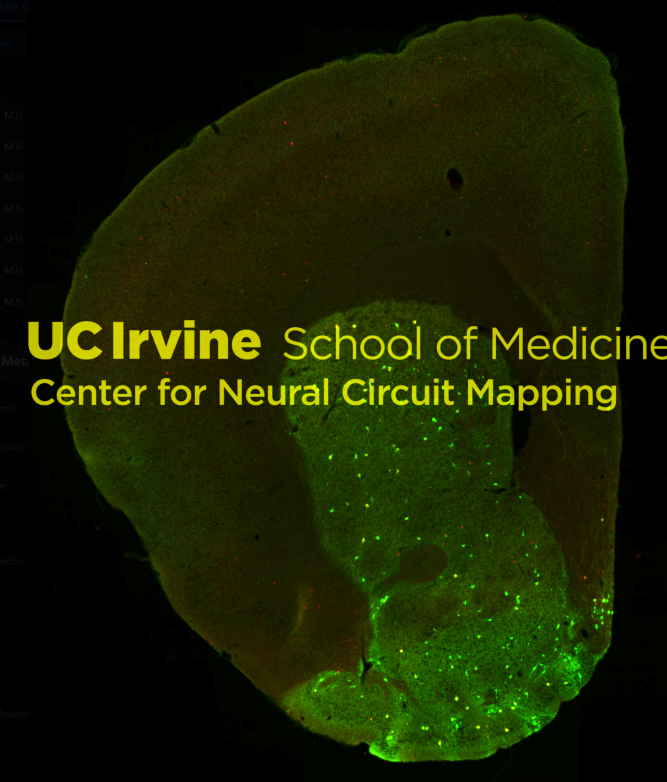
#> input picture project/train_data_set/1_Ori.png, 1334 x 1563 px (shown at 1/2 size); its folder holds 4 pictures in this run
$ python learn_from_trainset.py
#> lines starting #> are read from the running program, lines starting #| are printed output that depends on the picture
### project/scripts/slice_select.py
from __future__ import annotations

from pathlib import Path

import numpy as np
from skimage.filters import sobel


def _looks_like_rgb(img: np.ndarray) -> bool:
    return img.ndim == 3 and img.shape[-1] in (3, 4) and img.shape[0] > 16 and img.shape[1] > 16


def _reduce_to_3d(img: np.ndarray) -> np.ndarray:
    out = np.asarray(img)
    while out.ndim > 3:
        out = out[..., 0]
    return out


# [50 lines left out: functions _score_real_slice, _auto_pick_real_z, not called in this run]


def select_real_slice_2d(
    real_img: np.ndarray,
    z_index: int | None = None,
    source_path: Path | str | None = None,  # reserved for future heuristics
) -> tuple[np.ndarray, dict]:
    """Return a 2D real slice from either 2D TIFF or 3D stack."""
    arr = _reduce_to_3d(np.asarray(real_img))
    input_shape = [int(x) for x in arr.shape]

    if arr.ndim == 2:
        return arr, {
            "is_volume": False,
            "input_shape": input_shape,
            "slice_shape": [int(arr.shape[0]), int(arr.shape[1])],
            "z_axis": None,
            "z_count": 1,
            "z_index": 0,
            "selected_by": "2d_input",
        }

    if _looks_like_rgb(arr):
        sl = arr[..., 0]
        return sl, {
            "is_volume": False,
            "input_shape": input_shape,
            "slice_shape": [int(sl.shape[0]), int(sl.shape[1])],
            "z_axis": None,
            "z_count": 1,
            "z_index": 0,
            "selected_by": "rgb_channel_0",
        }

    z_axis = int(np.argmin(np.array(arr.shape, dtype=np.int64)))
    stack = np.moveaxis(arr, z_axis, 0)
    z_dim = int(stack.shape[0])

    selected_by = "manual"
    if z_index is None:
        z_index = _auto_pick_real_z(stack)
        selected_by = "auto"

    z_index = int(np.clip(int(z_index), 0, z_dim - 1))
    sl = np.asarray(stack[z_index])
    if sl.ndim > 2:
        sl = sl[..., 0]

    return sl, {
        "is_volume": True,
        "input_shape": input_shape,
        "slice_shape": [int(sl.shape[0]), int(sl.shape[1])],
        "z_axis": int(z_axis),
        "z_count": int(z_dim),
        "z_index": int(z_index),
        "selected_by": selected_by,
    }


# [54 lines left out: function select_label_slice_2d, not called in this run]

### project/scripts/atlas_autopick.py
from __future__ import annotations

from pathlib import Path

import numpy as np
from scripts.slice_select import select_real_slice_2d
from skimage import morphology
from skimage.filters import sobel
from skimage.metrics import structural_similarity as ssim
from skimage.segmentation import find_boundaries
from skimage.transform import resize as sk_resize
from tifffile import imread, imwrite


# [331 lines left out: functions _roi_bbox_from_real, _center_pad_or_crop, _prep_real_features, _centroid, _shift_with_zero, _safe_dice and 5 more, not called in this run]


def autopick_best_z(
    real_path: Path,
    annotation_nii: Path,
    out_label_tif: Path,
    z_step: int = 1,
    pixel_size_um: float = 0.65,
    slicing_plane: str = "coronal",
    roi_mode: str = "auto",
    real_z_index: int | None = None,
    progress_cb=None,
    z_range: list | None = None,
) -> dict:
    import nibabel as nib
    from skimage.transform import rescale

    real_raw = imread(str(real_path))
    real, real_slice_meta = select_real_slice_2d(
        real_raw,
        z_index=real_z_index,
        source_path=real_path,
    )
    nii = nib.load(str(annotation_nii))
    vol = np.asarray(nii.get_fdata(), dtype=np.int32)

    if progress_cb:
        progress_cb(2, 100, "Scanning atlas slices (coarse)...")

    plane = str(slicing_plane or "coronal").lower()

    # [8 lines left out: function _get_slice, not called in this run]

    if plane == "coronal":
        z_dim = vol.shape[0]
    elif plane == "sagittal":
        z_dim = vol.shape[2]
    elif plane in ("horizontal", "axial"):
        z_dim = vol.shape[1]
    else:
        raise ValueError(f"unsupported slicing_plane: {plane}")

    sample = _get_slice(vol, 0, plane)
    target_shape = sample.shape

    roi_bbox = (0, 0, int(real.shape[1]), int(real.shape[0]))
    roi = real
    if str(roi_mode or "off").lower() in ("auto", "on", "true"):
        x0, y0, rw, rh = _roi_bbox_from_real(real)
        roi_bbox = (int(x0), int(y0), int(rw), int(rh))
        roi = real[y0 : y0 + rh, x0 : x0 + rw]

    # Pre-scale real ROI to atlas space
    scale = pixel_size_um / 25.0
    real_f = roi.astype(np.float32)
    real_scaled = rescale(real_f, scale, order=1, preserve_range=True, anti_aliasing=True)
    real_edges, real_mask = _prep_real_features(real_scaled, target_shape)

    best_z, best_score = 0, -1.0
    coarse_scores: list[tuple[int, float]] = []
    step = max(1, int(z_step))
    tissue_coverage = float(real_mask.mean())

    # Apply z_range constraint if specified (prevents wrong selections outside biologically plausible range)
    z_start, z_end = 0, z_dim
    if z_range and len(z_range) >= 2:
        z_start = max(0, int(z_range[0]))
        z_end = min(z_dim, int(z_range[1]))

    # When tissue occupies < 15% of the atlas canvas (e.g. high-mag tissue in low-res atlas),
    # use normalized shape scoring: resize both tissue and atlas to the same canvas for comparison.
    use_normalized = tissue_coverage < 0.15

    for z in range(z_start, z_end, step):
        atlas_slice = _get_slice(vol, z, plane)
        if use_normalized:
            s = _normalized_shape_score(roi, atlas_slice)
        else:
            s = _label_edge_score(real_edges, real_mask, atlas_slice)
        coarse_scores.append((int(z), float(s)))
        if s > best_score:
            best_score = s
            best_z = z
        if progress_cb and z % (step * 10) == 0:
            progress_cb(
                5 + int((z - z_start) * 55 / max(z_end - z_start, 1)),
                100,
                f"Coarse scan: slice {z}/{z_end}",
            )

    if progress_cb:
        progress_cb(62, 100, "Refined scoring top candidates...")

    # Stage-2 refined z evaluation: run fast tissue-guided warp scoring on top candidates.
    # SKIP when tissue coverage is too low (< 15% of atlas canvas) — the refined warp quality
    # score becomes unreliable with tiny tissue and tends to select wrong z positions.
    refined_best_z = int(best_z)
    refined_best_score = float(best_score)
    refined_scores: list[tuple[int, float]] = []
    if tissue_coverage >= 0.15:
        try:
            from scripts.overlay_render import (
                _alignment_quality,
                _norm_u8_robust,
                _tissue_guided_warp,
            )

            real_u8 = _norm_u8_robust(real)
            candidates = _candidate_zs_from_coarse(
                coarse_scores,
                z_dim=z_end,
                base_step=step,
                max_seeds=10,
            )
            candidates = [c for c in candidates if z_start <= c < z_end]
            for idx, z in enumerate(candidates):
                atlas_slice = _get_slice(vol, int(z), plane).astype(np.int32)
                warped, meta = _tissue_guided_warp(
                    real,
                    atlas_slice,
                    atlas_res_um=25.0,
                    real_res_um=float(pixel_size_um),
                    fit_mode="contain",
                    enable_nonlinear=False,
                    opt_maxiter=70,
                )
                tissue_mask = meta.get("tissue_mask")
                if tissue_mask is not None:
                    clip = morphology.dilation(
                        tissue_mask.astype(np.uint8), morphology.disk(3)
                    ).astype(bool)
                    warped = np.where(clip, warped, 0).astype(np.int32)
                q = float(_alignment_quality(real_u8, warped, tissue_mask=tissue_mask))
                refined_scores.append((int(z), q))
                if q > refined_best_score:
                    refined_best_score = q
                    refined_best_z = int(z)
                if progress_cb:
                    progress_cb(
                        62 + int(idx * 33 / max(len(candidates), 1)),
                        100,
                        f"Refined scoring: candidate {idx + 1}/{len(candidates)}",
                    )
        except Exception:
            refined_scores = []

    if refined_scores:
        refined_best_z, refined_best_score = max(refined_scores, key=lambda x: x[1])
    best_z = int(refined_best_z)
    best_score = float(refined_best_score)

    best_slice = _get_slice(vol, best_z, plane).astype(np.int32)
    out_label_tif.parent.mkdir(parents=True, exist_ok=True)
    if progress_cb:
        progress_cb(97, 100, "Saving result...")
    imwrite(str(out_label_tif), best_slice)

    return {
        "best_z": int(best_z),
        "best_score": float(best_score),
        "best_score_type": "refined_warp_quality" if refined_scores else "coarse_edge_score",
        "label_slice_tif": str(out_label_tif),
        "shape": [int(x) for x in vol.shape],
        "slicing_plane": plane,
        "slice_shape": [int(x) for x in best_slice.shape],
        "roi_mode": str(roi_mode),
        "roi_bbox": [int(roi_bbox[0]), int(roi_bbox[1]), int(roi_bbox[2]), int(roi_bbox[3])],
        "real_slice": real_slice_meta,
        "tissue_coverage": float(tissue_coverage),
        "coarse_top": [
            [int(z), float(s)]
            for z, s in sorted(coarse_scores, key=lambda x: x[1], reverse=True)[:8]
        ],
        "refined_top": [
            [int(z), float(s)]
            for z, s in sorted(refined_scores, key=lambda x: x[1], reverse=True)[:8]
        ],
    }

### project/scripts/paths.py
"""
Centralized path management for Brainfast pipelines.

Usage:
    from scripts.paths import RunPaths

    paths = RunPaths.from_project_root(project_root, cfg)
    paths.outputs.mkdir(parents=True, exist_ok=True)
    cells_csv = paths.cells_detected
"""

from __future__ import annotations

import sys
from dataclasses import dataclass
from pathlib import Path
from typing import Any


def bootstrap_sys_path() -> Path:
    """Ensure PROJECT_ROOT is on sys.path. Idempotent; frozen-EXE aware.

    Call this at the top of any standalone script that needs to import from
    ``scripts.*`` or ``project.*``.  Returns PROJECT_ROOT.

    Example (at top of script, before any project imports)::

        import sys
        from pathlib import Path
        sys.path.insert(0, str(Path(__file__).resolve().parents[1]))
        from scripts.paths import bootstrap_sys_path
        PROJECT_ROOT = bootstrap_sys_path()
    """
    if getattr(sys, "frozen", False) and hasattr(sys, "_MEIPASS"):
        project_root = Path(sys._MEIPASS)
    else:
        # __file__ is scripts/paths.py → parents[1] is project/
        project_root = Path(__file__).resolve().parents[1]
    if str(project_root) not in sys.path:
        sys.path.insert(0, str(project_root))
    return project_root


@dataclass
class RunPaths:
    """All file/directory paths for a single pipeline run."""

    # ── Root dirs ─────────────────────────────────────────────────────────────
    project_root: Path
    outputs: Path
    registered_slices: Path
    qc_dir: Path

    # ── Atlas asset ───────────────────────────────────────────────────────────
    annotation_nii: Path
    structure_csv: Path

    # ── Intermediate CSVs ─────────────────────────────────────────────────────
    cells_detected: Path
    cells_dedup: Path
    cells_mapped: Path
    dedup_stats: Path

    # ── Final outputs ─────────────────────────────────────────────────────────
    cell_counts_leaf: Path
    cell_counts_hierarchy: Path
    slice_registration_qc: Path
    slice_qc: Path

    # ── Tuning / training ─────────────────────────────────────────────────────
    tuned_params: Path
    trainset_tuned_params: Path

    # [48 lines left out: functions from_project_root, ensure_dirs, not called in this run]

    def registered_slice_overlay(self, idx: int) -> Path:
        return self.registered_slices / f"slice_{idx:04d}_overlay.png"

    def registered_label(self, idx: int) -> Path:
        return self.registered_slices / f"slice_{idx:04d}_registered_label.tif"

    def auto_label(self, idx: int) -> Path:
        return self.registered_slices / f"slice_{idx:04d}_auto_label.tif"

### project/scripts/learn_from_trainset.py
from __future__ import annotations

import argparse
import json
import sys
from dataclasses import dataclass
from pathlib import Path

import numpy as np
from PIL import Image
from skimage import morphology
from skimage.segmentation import find_boundaries
from skimage.transform import resize
from tifffile import imread, imwrite

sys.path.insert(0, str(Path(__file__).resolve().parents[1]))
from scripts.paths import bootstrap_sys_path

PROJECT_ROOT = bootstrap_sys_path()

from scripts.atlas_autopick import autopick_best_z  # noqa: E402
from scripts.overlay_render import render_overlay  # noqa: E402


# [96 lines left out: functions _dice, _boundary_f1, _match_shape_bool, _match_shape_label, _safe_roll_mask, _align_target_to_pred and 2 more, not called in this run]


def _pair_ids(train_dir: Path) -> list[str]:
    out = []
    for p in sorted(train_dir.glob("*_Ori.png")):
        sid = p.name.replace("_Ori.png", "")
        show = train_dir / f"{sid}_Show.png"
        label = train_dir / f"{sid}_Label.tif"
        if show.exists() or label.exists():
            out.append(sid)
    return out


# [19 lines left out: function _load_target_for_sample, not called in this run]


def _png_to_tif(png_path: Path, tif_path: Path) -> None:
    with Image.open(png_path) as im:
        arr = np.array(im.convert("RGB"))
    # Use green channel as anatomical base for registration.
    g = arr[..., 1].astype(np.uint16)
    imwrite(str(tif_path), g)


@dataclass(frozen=True)
class Cfg:
    fit_mode: str
    edge_smooth_iter: int
    profile_name: str
    warp_params: dict

    def key(self) -> str:
        return f"fit={self.fit_mode}|smooth={self.edge_smooth_iter}|profile={self.profile_name}"


def _default_profiles() -> dict[str, dict]:
    return {
        "balanced": {
            "edge_inner_weight": 1.05,
            "edge_outer_weight": 0.52,
            "outside_penalty": 2.35,
            "mask_dice_weight": 0.34,
            "liquify_max_match_dist_ratio": 0.048,
            "liquify_max_disp_ratio": 0.065,
            "liquify_sigma_ratio": 0.018,
            "liquify_tps_ctrl": 260,
            "liquify_tps_smooth": 2.2,
            "liquify_prefer_margin": 0.0025,
            "liquify_prefer_min_gain": 0.005,
        },
        "internal_strong": {
            "edge_inner_weight": 1.18,
            "edge_outer_weight": 0.46,
            "outside_penalty": 2.55,
            "mask_dice_weight": 0.31,
            "liquify_max_match_dist_ratio": 0.055,
            "liquify_max_disp_ratio": 0.075,
            "liquify_sigma_ratio": 0.016,
            "liquify_tps_ctrl": 300,
            "liquify_tps_smooth": 1.8,
            "liquify_prefer_margin": 0.0020,
            "liquify_prefer_min_gain": 0.004,
        },
        "conservative": {
            "edge_inner_weight": 1.08,
            "edge_outer_weight": 0.55,
            "outside_penalty": 2.75,
            "mask_dice_weight": 0.36,
            "liquify_max_match_dist_ratio": 0.040,
            "liquify_max_disp_ratio": 0.050,
            "liquify_sigma_ratio": 0.022,
            "liquify_tps_ctrl": 220,
            "liquify_tps_smooth": 2.8,
            "liquify_prefer_margin": 0.0020,
            "liquify_prefer_min_gain": 0.006,
        },
    }


def main() -> None:
    ap = argparse.ArgumentParser(
        description="Tune registration params from train_data_set Ori/Label pairs"
    )
    ap.add_argument(
        "--train-dir", default=str(Path(__file__).resolve().parent.parent / "train_data_set")
    )
    ap.add_argument(
        "--annotation", default=str(Path(__file__).resolve().parent.parent / "annotation_25.nii.gz")
    )
    ap.add_argument(
        "--out-json",
        default=str(
            Path(__file__).resolve().parent.parent / "outputs" / "trainset_tuned_params.json"
        ),
    )
    ap.add_argument("--pixel-size-um", type=float, default=0.65)
    ap.add_argument("--major-top-k", type=int, default=48)
    ap.add_argument("--fit-modes", default="cover,contain", help="Comma-separated fit modes")
    ap.add_argument("--smooth-values", default="0,1", help="Comma-separated edge smooth iterations")
    ap.add_argument(
        "--profiles",
        default="balanced,internal_strong",
        help="Comma-separated profile names to search",
    )
    ap.add_argument("--sample-limit", type=int, default=0, help="Use only first N samples (0=all)")
    args = ap.parse_args()

    train_dir = Path(args.train_dir)
    annotation = Path(args.annotation)
    out_json = Path(args.out_json)
    work_dir = out_json.parent / "_train_tune_tmp"
    work_dir.mkdir(parents=True, exist_ok=True)

    ids = _pair_ids(train_dir)
    if not ids:
        raise RuntimeError(
            f"no *_Ori.png with *_Label.tif or *_Show.png pairs found in {train_dir}"
        )
    if int(args.sample_limit) > 0:
        ids = ids[: int(args.sample_limit)]

    profiles = _default_profiles()
    fit_modes = [x.strip() for x in str(args.fit_modes).split(",") if x.strip()]
    smooth_values = [int(x.strip()) for x in str(args.smooth_values).split(",") if x.strip()]
    profile_names = [x.strip() for x in str(args.profiles).split(",") if x.strip()]
    profile_names = [p for p in profile_names if p in profiles]
    if not fit_modes:
        fit_modes = ["cover", "contain"]
    if not smooth_values:
        smooth_values = [0, 1]
    if not profile_names:
        profile_names = ["balanced", "internal_strong"]

    cfgs: list[Cfg] = []
    for fit_mode in fit_modes:
        for smooth in smooth_values:
            for profile_name in profile_names:
                wp = profiles[profile_name]
                cfgs.append(
                    Cfg(
                        fit_mode=fit_mode,
                        edge_smooth_iter=int(smooth),
                        profile_name=profile_name,
                        warp_params=dict(wp),
                    )
                )

    score_sum = {c.key(): 0.0 for c in cfgs}
    score_cnt = {c.key(): 0 for c in cfgs}
    per_sample: dict[str, dict] = {}

    for sid in ids:
        ori_png = train_dir / f"{sid}_Ori.png"
        real_tif = work_dir / f"{sid}_ori_gray.tif"
        label_tif = work_dir / f"{sid}_auto_label.tif"
        _png_to_tif(ori_png, real_tif)
#> in _png_to_tif, im is the input picture: PIL image 1334x1563 RGBA; mean R, G, B, A 24.9, 32.6, 0.1, 255
#> in _png_to_tif, `g = arr[..., 1].astype(np.uint16)`:
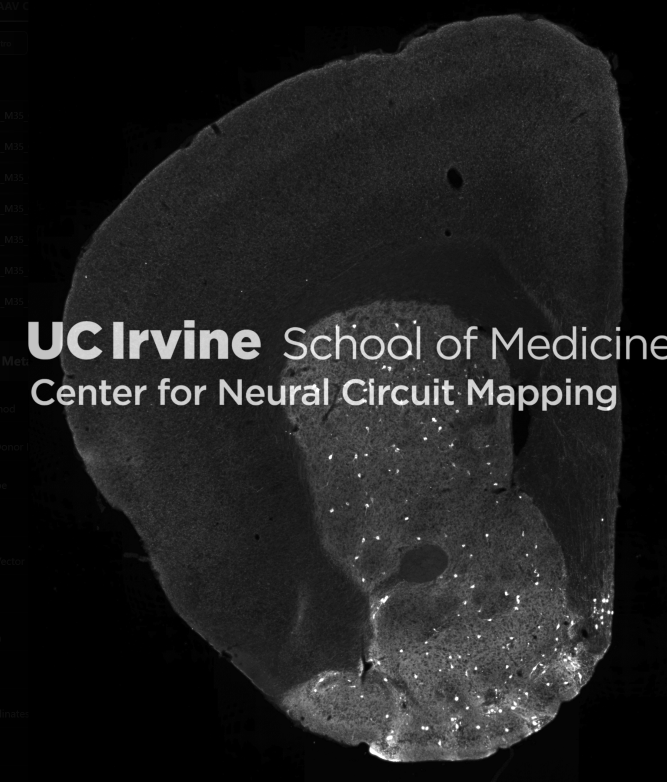
#> g: shape (1563, 1334) uint16 (shown at 1/2 size); min 0, max 255, mean 32.6

        auto_meta = autopick_best_z(
            real_path=real_tif,
            annotation_nii=annotation,
            out_label_tif=label_tif,
            z_step=1,
            pixel_size_um=float(args.pixel_size_um),
            slicing_plane="coronal",
            roi_mode="auto",
        )
#> in autopick_best_z, `real, real_slice_meta = select_real_slice_2d( real_raw, z_index=real_z..`: real_slice_meta = 7 items

        target_info = _load_target_for_sample(train_dir, sid)
        target_type = str(target_info["target_type"])

        per_cfg: dict[str, float] = {}
        for cfg in cfgs:
            k = cfg.key()
            out_png = work_dir / f"{sid}_{k.replace('|', '_').replace('=', '-')}.png"
            warped_tif = work_dir / f"{sid}_{k.replace('|', '_').replace('=', '-')}_warped.tif"
            _, _diag = render_overlay(
                real_slice_path=real_tif,
                label_slice_path=label_tif,
                out_png=out_png,
                alpha=0.72,
                mode="contour-major",
                pixel_size_um=float(args.pixel_size_um),
                fit_mode=cfg.fit_mode,
                edge_smooth_iter=cfg.edge_smooth_iter,
                major_top_k=int(args.major_top_k),
                return_meta=True,
                warped_label_out=warped_tif,
                warp_params=cfg.warp_params,
            )
            warped = imread(str(warped_tif)).astype(np.int32)
            if target_type == "label":
                tgt_label = _match_shape_label(np.asarray(target_info["label"]), warped.shape)
                pred_boundary = _label_boundary_mask(warped)
                tgt_boundary = _label_boundary_mask(tgt_label)
                pred_outer = warped > 0
                tgt_outer = tgt_label > 0
                boundary_f1 = _boundary_f1(pred_boundary, tgt_boundary, tol_px=2)
                mask_dice = _dice(pred_outer, tgt_outer)
                overlap = pred_outer & tgt_outer
                if np.any(overlap):
                    label_agreement = float(np.mean(warped[overlap] == tgt_label[overlap]))
                else:
                    label_agreement = 0.0
                s = float(0.60 * boundary_f1 + 0.25 * mask_dice + 0.15 * label_agreement)
            else:
                pred_mask = _label_boundary_mask(warped)
                tgt_mask = _align_target_to_pred(np.asarray(target_info["mask"]), pred_mask)
                d = _dice(pred_mask, tgt_mask)
                f1 = _boundary_f1(pred_mask, tgt_mask, tol_px=2)
                s = float(0.72 * f1 + 0.28 * d)
            per_cfg[k] = s
            score_sum[k] += s
            score_cnt[k] += 1

        best_k, best_s = max(per_cfg.items(), key=lambda x: x[1])
        best_cfg = next(c for c in cfgs if c.key() == best_k)
        per_sample[sid] = {
            "autopick": auto_meta,
            "target": {"type": target_type, "path": str(target_info["path"])},
            "scores": per_cfg,
            "best": {
                "key": best_k,
                "score": float(best_s),
                "fitMode": best_cfg.fit_mode,
                "edgeSmoothIter": int(best_cfg.edge_smooth_iter),
                "warpParams": dict(best_cfg.warp_params),
            },
        }

    mean_scores = {k: (score_sum[k] / max(score_cnt[k], 1)) for k in score_sum}
    best_key, best_score = max(mean_scores.items(), key=lambda x: x[1])
    best_cfg = next(c for c in cfgs if c.key() == best_key)

    tuned = {
        "fitMode": best_cfg.fit_mode,
        "edgeSmoothIter": int(best_cfg.edge_smooth_iter),
        "warpParams": dict(best_cfg.warp_params),
    }

    out = {
        "train_dir": str(train_dir),
        "annotation": str(annotation),
        "n_samples": int(len(ids)),
        "major_top_k": int(args.major_top_k),
        "fit_modes": fit_modes,
        "smooth_values": smooth_values,
        "profile_names": profile_names,
        "metric": "label: 0.60*boundary_f1(tol=2) + 0.25*outer_mask_dice + 0.15*label_agreement; fallback_show: 0.72*boundary_f1(tol=2) + 0.28*dice",
        "mean_scores": mean_scores,
        "best": {"key": best_key, "score": float(best_score), "params": tuned},
        "profiles": profiles,
        "per_sample": per_sample,
    }
    out_json.parent.mkdir(parents=True, exist_ok=True)
    out_json.write_text(json.dumps(out, indent=2, ensure_ascii=False), encoding="utf-8")

    print(str(out_json))
    print(json.dumps(out["best"], ensure_ascii=False))


if __name__ == "__main__":
#> (the run stopped early here; a loop or call above may not have finished)
